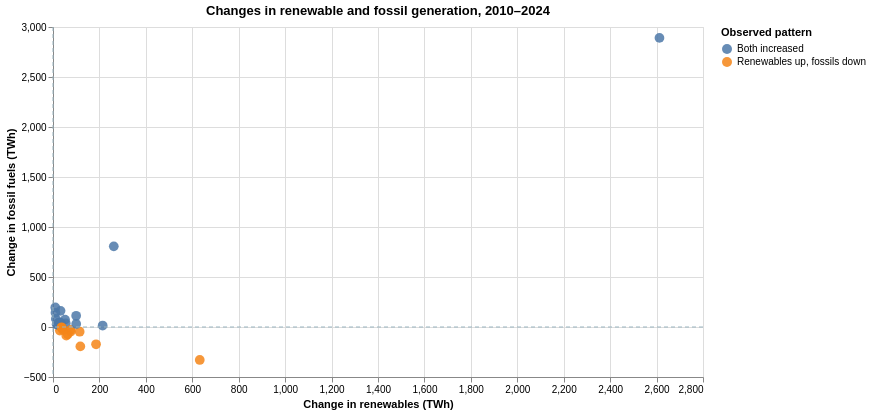

Notebook cell for this chart:
### Markdown cell above
## 6. Do added renewables coincide with less fossil power?
**Why a scatter plot?** Each point is one country and each axis represents a different numerical change. Zero lines divide the results into intuitive categories. Positive renewable change and negative fossil change is the clearest descriptive pattern consistent with substitution, **not proof of causality**.

### Code cell
top30["pattern"] = np.select(
    [
        (top30["renewable_change_twh"] > 0) & (top30["fossil_change_twh"] < 0),
        (top30["renewable_change_twh"] > 0) & (top30["fossil_change_twh"] >= 0),
    ],
    ["Renewables up, fossils down", "Both increased"],
    default="Other pattern"
)
print(top30["pattern"].value_counts())

scatter = alt.Chart(top30).mark_circle(size=95, opacity=0.85).encode(
    x=alt.X("renewable_change_twh:Q", title="Change in renewables (TWh)"),
    y=alt.Y("fossil_change_twh:Q", title="Change in fossil fuels (TWh)"),
    color=alt.Color("pattern:N", title="Observed pattern"),
    tooltip=["country:N", alt.Tooltip("renewable_change_twh:Q", format="+,.1f"),
             alt.Tooltip("fossil_change_twh:Q", format="+,.1f")],
)
zero_x = alt.Chart(pd.DataFrame({"zero": [0]})).mark_rule(color="#9ab4bf", strokeDash=[4, 3]).encode(x="zero:Q")
zero_y = alt.Chart(pd.DataFrame({"zero": [0]})).mark_rule(color="#9ab4bf", strokeDash=[4, 3]).encode(y="zero:Q")
chart4 = (scatter + zero_x + zero_y).properties(width=650, height=350,
    title="Changes in renewable and fossil generation, 2010–2024")
display(chart4)

### Figure 1 — Vega-Lite specification as saved in the notebook (floating-point values rounded to 4 significant figures)
{"config": {"view": {"continuousWidth": 300, "continuousHeight": 300}}, "layer": [{"data": {"name": "data-1726fb4699b23ccd3d5066f3bd7d944e"}, "mark": {"type": "circle", "opacity": 0.85, "size": 95}, "encoding": {"color": {"field": "pattern", "title": "Observed pattern", "type": "nominal"}, "tooltip": [{"field": "country", "type": "nominal"}, {"field": "renewable_change_twh", "format": "+,.1f", "type": "quantitative"}, {"field": "fossil_change_twh", "format": "+,.1f", "type": "quantitative"}], "x": {"field": "renewable_change_twh", "title": "Change in renewables (TWh)", "type": "quantitative"}, "y": {"field": "fossil_change_twh", "title": "Change in fossil fuels (TWh)", "type": "quantitative"}}}, {"data": {"name": "data-42990c68f268a11fa16682fcd3437a6f"}, "mark": {"type": "rule", "color": "#9ab4bf", "strokeDash": [4, 3]}, "encoding": {"x": {"field": "zero", "type": "quantitative"}}}, {"data": {"name": "data-42990c68f268a11fa16682fcd3437a6f"}, "mark": {"type": "rule", "color": "#9ab4bf", "strokeDash": [4, 3]}, "encoding": {"y": {"field": "zero", "type": "quantitative"}}}], "height": 350, "title": "Changes in renewable and fossil generation, 2010–2024", "width": 650, "$schema": "https://vega.github.io/schema/vega-lite/v6.4.1.json", "datasets": {"data-1726fb4699b23ccd3d5066f3bd7d944e": [{"iso_code": "CHN", "country": "China", "electricity_generation_twh_2010": 4207.0, "renewables_electricity_share_pct_2010": 18.69, "renewables_electricity_twh_2010": 786.4, "fossil_fuels_electricity_twh_2010": 3346.0, "electricity_generation_twh_2024": 10090.0, "renewables_electricity_share_pct_2024": 33.7, "renewables_electricity_twh_2024": 3399.0, "fossil_fuels_electricity_twh_2024": 6237.0, "share_change_pp": 15.0, "renewable_change_twh": 2612.0, "fossil_change_twh": 2891.0, "pattern": "Both increased"}, {"iso_code": "USA", "country": "United States", "electricity_generation_twh_2010": 4114.0, "renewables_electricity_share_pct_2010": 10.32, "renewables_electricity_twh_2010": 424.5, "fossil_fuels_electricity_twh_2010": 2882.0, "electricity_generation_twh_2024": 4391.0, "renewables_electricity_share_pct_2024": 24.06, "renewables_electricity_twh_2024": 1057.0, "fossil_fuels_electricity_twh_2024": 2553.0, "share_change_pp": 13.75, "renewable_change_twh": 632.1, "fossil_change_twh": -330.0, "pattern": "Renewables up, fossils down"}, {"iso_code": "IND", "country": "India", "electricity_generation_twh_2010": 936.4, "renewables_electricity_share_pct_2010": 15.11, "renewables_electricity_twh_2010": 141.5, "fossil_fuels_electricity_twh_2010": 771.8, "electricity_generation_twh_2024": 2037.0, "renewables_electricity_share_pct_2024": 19.81, "renewables_electricity_twh_2024": 403.4, "fossil_fuels_electricity_twh_2024": 1578.0, "share_change_pp": 4.693, "renewable_change_twh": 261.9, "fossil_change_twh": 806.7, "pattern": "Both increased"}, {"iso_code": "RUS", "country": "Russia", "electricity_generation_twh_2010": 1038.0, "renewables_electricity_share_pct_2010": 16.09, "renewables_electricity_twh_2010": 167.0, "fossil_fuels_electricity_twh_2010": 700.6, "electricity_generation_twh_2024": 1209.0, "renewables_electricity_share_pct_2024": 18.1, "renewables_electricity_twh_2024": 218.9, "fossil_fuels_electricity_twh_2024": 774.7, "share_change_pp": 2.008, "renewable_change_twh": 51.84, "fossil_change_twh": 74.15, "pattern": "Both increased"}, {"iso_code": "JPN", "country": "Japan", "electricity_generation_twh_2010": 1156.0, "renewables_electricity_share_pct_2010": 10.23, "renewables_electricity_twh_2010": 118.2, "fossil_fuels_electricity_twh_2010": 745.4, "electricity_generation_twh_2024": 1016.0, "renewables_electricity_share_pct_2024": 22.94, "renewables_electricity_twh_2024": 233.1, "fossil_fuels_electricity_twh_2024": 698.4, "share_change_pp": 12.71, "renewable_change_twh": 114.9, "fossil_change_twh": -47.07, "pattern": "Renewables up, fossils down"}, {"iso_code": "BRA", "country": "Brazil", "electricity_generation_twh_2010": 515.8, "renewables_electricity_share_pct_2010": 84.8, "renewables_electricity_twh_2010": 437.4, "fossil_fuels_electricity_twh_2010": 63.87, "electricity_generation_twh_2024": 745.7, "renewables_electricity_share_pct_2024": 87.33, "renewables_electricity_twh_2024": 651.3, "fossil_fuels_electricity_twh_2024": 78.68, "share_change_pp": 2.531, "renewable_change_twh": 213.9, "fossil_change_twh": 14.81, "pattern": "Both increased"}, {"iso_code": "CAN", "country": "Canada", "electricity_generation_twh_2010": 607.0, "renewables_electricity_share_pct_2010": 61.06, "renewables_electricity_twh_2010": 370.7, "fossil_fuels_electricity_twh_2010": 146.3, "electricity_generation_twh_2024": 636.8, "renewables_electricity_share_pct_2024": 64.27, "renewables_electricity_twh_2024": 409.3, "fossil_fuels_electricity_twh_2024": 142.0, "share_change_pp": 3.209, "renewable_change_twh": 38.61, "fossil_change_twh": -4.29, "pattern": "Renewables up, fossils down"}, {"iso_code": "KOR", "country": "South Korea", "electricity_generation_twh_2010": 495.0, "renewables_electricity_share_pct_2010": 1.149, "renewables_electricity_twh_2010": 5.69, "fossil_fuels_electricity_twh_2010": 340.7, "electricity_generation_twh_2024": 625.4, "renewables_electricity_share_pct_2024": 9.709, "renewables_electricity_twh_2024": 60.72, "fossil_fuels_electricity_twh_2024": 375.9, "share_change_pp": 8.56, "renewable_change_twh": 55.03, "fossil_change_twh": 35.17, "pattern": "Both increased"}, {"iso_code": "FRA", "country": "France", "electricity_generation_twh_2010": 562.4, "renewables_electricity_share_pct_2010": 13.64, "renewables_electricity_twh_2010": 76.68, "fossil_fuels_electricity_twh_2010": 57.16, "electricity_generation_twh_2024": 561.8, "renewables_electricity_share_pct_2024": 27.18, "renewables_electricity_twh_2024": 152.7, "fossil_fuels_electricity_twh_2024": 28.66, "share_change_pp": 13.54, "renewable_change_twh": 75.99, "fossil_change_twh": -28.5, "pattern": "Renewables up, fossils down"}, {"iso_code": "DEU", "country": "Germany", "electricity_generation_twh_2010": 624.2, "renewables_electricity_share_pct_2010": 16.89, "renewables_electricity_twh_2010": 105.4, "fossil_fuels_electricity_twh_2010": 378.2, "electricity_generation_twh_2024": 496.0, "renewables_electricity_share_pct_2024": 58.64, "renewables_electricity_twh_2024": 290.9, "fossil_fuels_electricity_twh_2024": 205.1, "share_change_pp": 41.76, "renewable_change_twh": 185.4, "fossil_change_twh": -173.1, "pattern": "Renewables up, fossils down"}, {"iso_code": "SAU", "country": "Saudi Arabia", "electricity_generation_twh_2010": 248.8, "renewables_electricity_share_pct_2010": 0.0, "renewables_electricity_twh_2010": 0.0, "fossil_fuels_electricity_twh_2010": 248.8, "electricity_generation_twh_2024": 454.6, "renewables_electricity_share_pct_2024": 2.16, "renewables_electricity_twh_2024": 9.82, "fossil_fuels_electricity_twh_2024": 444.8, "share_change_pp": 2.16, "renewable_change_twh": 9.82, "fossil_change_twh": 196.1, "pattern": "Both increased"}, {"iso_code": "IRN", "country": "Iran", "electricity_generation_twh_2010": 235.7, "renewables_electricity_share_pct_2010": 4.425, "renewables_electricity_twh_2010": 10.43, "fossil_fuels_electricity_twh_2010": 225.2, "electricity_generation_twh_2024": 395.8, "renewables_electricity_share_pct_2024": 5.318, "renewables_electricity_twh_2024": 21.05, "fossil_fuels_electricity_twh_2024": 367.4, "share_change_pp": 0.893, "renewable_change_twh": 10.62, "fossil_change_twh": 142.1, "pattern": "Both increased"}, {"iso_code": "IDN", "country": "Indonesia", "electricity_generation_twh_2010": 177.6, "renewables_electricity_share_pct_2010": 19.5, "renewables_electricity_twh_2010": 34.63, "fossil_fuels_electricity_twh_2010": 142.9, "electricity_generation_twh_2024": 371.5, "renewables_electricity_share_pct_2024": 18.09, "renewables_electricity_twh_2024": 67.21, "fossil_fuels_electricity_twh_2024": 304.3, "share_change_pp": -1.414, "renewable_change_twh": 32.58, "fossil_change_twh": 161.4, "pattern": "Both increased"}, {"iso_code": "MEX", "country": "Mexico", "electricity_generation_twh_2010": 275.6, "renewables_electricity_share_pct_2010": 16.86, "renewables_electricity_twh_2010": 46.47, "fossil_fuels_electricity_twh_2010": 223.2, "electricity_generation_twh_2024": 355.2, "renewables_electricity_share_pct_2024": 21.12, "renewables_electricity_twh_2024": 75.0, "fossil_fuels_electricity_twh_2024": 267.9, "share_change_pp": 4.253, "renewable_change_twh": 28.53, "fossil_change_twh": 44.65, "pattern": "Both increased"}, {"iso_code": "TUR", "country": "Turkey", "electricity_generation_twh_2010": 211.2, "renewables_electricity_share_pct_2010": 26.39, "renewables_electricity_twh_2010": 55.72, "fossil_fuels_electricity_twh_2010": 155.5, "electricity_generation_twh_2024": 341.2, "renewables_electricity_share_pct_2024": 45.61, "renewables_electricity_twh_2024": 155.6, "fossil_fuels_electricity_twh_2024": 185.6, "share_change_pp": 19.23, "renewable_change_twh": 99.93, "fossil_change_twh": 30.12, "pattern": "Both increased"}, {"iso_code": "VNM", "country": "Vietnam", "electricity_generation_twh_2010": 91.72, "renewables_electricity_share_pct_2010": 31.2, "renewables_electricity_twh_2010": 28.62, "fossil_fuels_electricity_twh_2010": 63.1, "electricity_generation_twh_2024": 303.6, "renewables_electricity_share_pct_2024": 42.28, "renewables_electricity_twh_2024": 128.4, "fossil_fuels_electricity_twh_2024": 175.2, "share_change_pp": 11.08, "renewable_change_twh": 99.74, "fossil_change_twh": 112.1, "pattern": "Both increased"}, {"iso_code": "TWN", "country": "Taiwan", "electricity_generation_twh_2010": 247.1, "renewables_electricity_share_pct_2010": 2.862, "renewables_electricity_twh_2010": 7.07, "fossil_fuels_electricity_twh_2010": 198.4, "electricity_generation_twh_2024": 288.6, "renewables_electricity_share_pct_2024": 10.92, "renewables_electricity_twh_2024": 31.51, "fossil_fuels_electricity_twh_2024": 244.9, "share_change_pp": 8.058, "renewable_change_twh": 24.44, "fossil_change_twh": 46.52, "pattern": "Both increased"}, {"iso_code": "GBR", "country": "United Kingdom", "electricity_generation_twh_2010": 382.1, "renewables_electricity_share_pct_2010": 6.852, "renewables_electricity_twh_2010": 26.18, "fossil_fuels_electricity_twh_2010": 293.7, "electricity_generation_twh_2024": 284.2, "renewables_electricity_share_pct_2024": 50.65, "renewables_electricity_twh_2024": 143.9, "fossil_fuels_electricity_twh_2024": 99.65, "share_change_pp": 43.8, "renewable_change_twh": 117.7, "fossil_change_twh": -194.1, "pattern": "Renewables up, fossils down"}, {"iso_code": "AUS", "country": "Australia", "electricity_generation_twh_2010": 251.0, "renewables_electricity_share_pct_2010": 8.83, "renewables_electricity_twh_2010": 22.16, "fossil_fuels_electricity_twh_2010": 228.8, "electricity_generation_twh_2024": 281.6, "renewables_electricity_share_pct_2024": 35.08, "renewables_electricity_twh_2024": 98.79, "fossil_fuels_electricity_twh_2024": 182.9, "share_change_pp": 26.25, "renewable_change_twh": 76.63, "fossil_change_twh": -45.96, "pattern": "Renewables up, fossils down"}, {"iso_code": "ESP", "country": "Spain", "electricity_generation_twh_2010": 297.8, "renewables_electricity_share_pct_2010": 32.83, "renewables_electricity_twh_2010": 97.77, "fossil_fuels_electricity_twh_2010": 138.0, "electricity_generation_twh_2024": 280.9, "renewables_electricity_share_pct_2024": 57.34, "renewables_electricity_twh_2024": 161.1, "fossil_fuels_electricity_twh_2024": 65.33, "share_change_pp": 24.51, "renewable_change_twh": 63.31, "fossil_change_twh": -72.71, "pattern": "Renewables up, fossils down"}, {"iso_code": "ITA", "country": "Italy", "electricity_generation_twh_2010": 296.6, "renewables_electricity_share_pct_2010": 25.95, "renewables_electricity_twh_2010": 76.97, "fossil_fuels_electricity_twh_2010": 219.7, "electricity_generation_twh_2024": 267.6, "renewables_electricity_share_pct_2024": 50.17, "renewables_electricity_twh_2024": 134.2, "fossil_fuels_electricity_twh_2024": 133.3, "share_change_pp": 24.22, "renewable_change_twh": 57.27, "fossil_change_twh": -86.34, "pattern": "Renewables up, fossils down"}, {"iso_code": "ZAF", "country": "South Africa", "electricity_generation_twh_2010": 259.6, "renewables_electricity_share_pct_2010": 0.6125, "renewables_electricity_twh_2010": 1.59, "fossil_fuels_electricity_twh_2010": 244.5, "electricity_generation_twh_2024": 247.5, "renewables_electricity_share_pct_2024": 12.51, "renewables_electricity_twh_2024": 30.97, "fossil_fuels_electricity_twh_2024": 208.8, "share_change_pp": 11.9, "renewable_change_twh": 29.38, "fossil_change_twh": -35.72, "pattern": "Renewables up, fossils down"}, {"iso_code": "EGY", "country": "Egypt", "electricity_generation_twh_2010": 144.4, "renewables_electricity_share_pct_2010": 9.963, "renewables_electricity_twh_2010": 14.39, "fossil_fuels_electricity_twh_2010": 130.0, "electricity_generation_twh_2024": 237.4, "renewables_electricity_share_pct_2024": 11.2, "renewables_electricity_twh_2024": 26.58, "fossil_fuels_electricity_twh_2024": 210.8, "share_change_pp": 1.233, "renewable_change_twh": 12.19, "fossil_change_twh": 80.77, "pattern": "Both increased"}, {"iso_code": "THA", "country": "Thailand", "electricity_generation_twh_2010": 157.6, "renewables_electricity_share_pct_2010": 5.566, "renewables_electricity_twh_2010": 8.77, "fossil_fuels_electricity_twh_2010": 148.8, "electricity_generation_twh_2024": 199.5, "renewables_electricity_share_pct_2024": 14.84, "renewables_electricity_twh_2024": 29.61, "fossil_fuels_electricity_twh_2024": 169.9, "share_change_pp": 9.275, "renewable_change_twh": 20.84, "fossil_change_twh": 21.11, "pattern": "Both increased"}, {"iso_code": "MYS", "country": "Malaysia", "electricity_generation_twh_2010": 125.0, "renewables_electricity_share_pct_2010": 6.094, "renewables_electricity_twh_2010": 7.62, "fossil_fuels_electricity_twh_2010": 117.4, "electricity_generation_twh_2024": 198.1, "renewables_electricity_share_pct_2024": 20.37, "renewables_electricity_twh_2024": 40.35, "fossil_fuels_electricity_twh_2024": 157.8, "share_change_pp": 14.27, "renewable_change_twh": 32.73, "fossil_change_twh": 40.35, "pattern": "Both increased"}, {"iso_code": "ARE", "country": "United Arab Emirates", "electricity_generation_twh_2010": 93.95, "renewables_electricity_share_pct_2010": 0.02129, "renewables_electricity_twh_2010": 0.02, "fossil_fuels_electricity_twh_2010": 93.93, "electricity_generation_twh_2024": 177.3, "renewables_electricity_share_pct_2024": 8.812, "renewables_electricity_twh_2024": 15.62, "fossil_fuels_electricity_twh_2024": 121.0, "share_change_pp": 8.791, "renewable_change_twh": 15.6, "fossil_change_twh": 27.08, "pattern": "Both increased"}, {"iso_code": "PAK", "country": "Pakistan", "electricity_generation_twh_2010": 94.54, "renewables_electricity_share_pct_2010": 34.72, "renewables_electricity_twh_2010": 32.82, "fossil_fuels_electricity_twh_2010": 59.16, "electricity_generation_twh_2024": 175.0, "renewables_electricity_share_pct_2024": 37.2, "renewables_electricity_twh_2024": 65.08, "fossil_fuels_electricity_twh_2024": 87.0, "share_change_pp": 2.482, "renewable_change_twh": 32.26, "fossil_change_twh": 27.84, "pattern": "Both increased"}, {"iso_code": "SWE", "country": "Sweden", "electricity_generation_twh_2010": 148.4, "renewables_electricity_share_pct_2010": 55.3, "renewables_electricity_twh_2010": 82.09, "fossil_fuels_electricity_twh_2010": 8.53, "electricity_generation_twh_2024": 172.1, "renewables_electricity_share_pct_2024": 69.36, "renewables_electricity_twh_2024": 119.4, "fossil_fuels_electricity_twh_2024": 2.08, "share_change_pp": 14.06, "renewable_change_twh": 37.31, "fossil_change_twh": -6.45, "pattern": "Renewables up, fossils down"}, {"iso_code": "POL", "country": "Poland", "electricity_generation_twh_2010": 156.8, "renewables_electricity_share_pct_2010": 6.94, "renewables_electricity_twh_2010": 10.88, "fossil_fuels_electricity_twh_2010": 145.9, "electricity_generation_twh_2024": 172.1, "renewables_electricity_share_pct_2024": 31.15, "renewables_electricity_twh_2024": 53.61, "fossil_fuels_electricity_twh_2024": 118.5, "share_change_pp": 24.21, "renewable_change_twh": 42.73, "fossil_change_twh": -27.38, "pattern": "Renewables up, fossils down"}, {"iso_code": "NOR", "country": "Norway", "electricity_generation_twh_2010": 123.1, "renewables_electricity_share_pct_2010": 95.79, "renewables_electricity_twh_2010": 118.0, "fossil_fuels_electricity_twh_2010": 5.18, "electricity_generation_twh_2024": 157.1, "renewables_electricity_share_pct_2024": 98.61, "renewables_electricity_twh_2024": 154.9, "fossil_fuels_electricity_twh_2024": 2.19, "share_change_pp": 2.813, "renewable_change_twh": 36.96, "fossil_change_twh": -2.99, "pattern": "Renewables up, fossils down"}], "data-42990c68f268a11fa16682fcd3437a6f": [{"zero": 0}]}}
